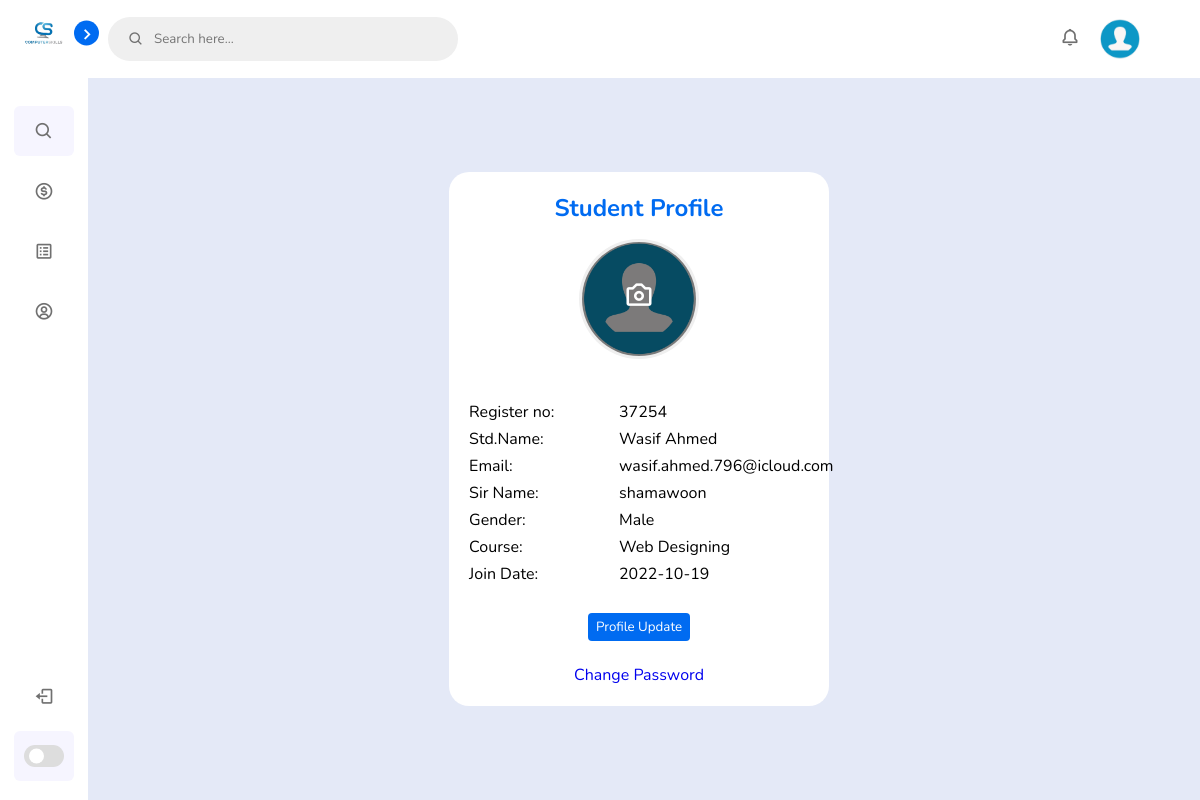
The page /studentsPanel/profile.php (signed in) on the database its author committed.
### tables this page shows
CREATE TABLE `students` (
  `id` int(11) NOT NULL,
  `reg_no` varchar(255) NOT NULL,
  `student_name` varchar(255) NOT NULL,
  `email` varchar(255) NOT NULL,
  `password` varchar(255) NOT NULL,
  `paper_password` varchar(255) NOT NULL,
  `sir_name` varchar(255) NOT NULL,
  `gender` varchar(255) NOT NULL,
  `course` varchar(255) NOT NULL,
  `status` varchar(255) NOT NULL,
  `image` varchar(255) NOT NULL,
  `date_time` varchar(255) NOT NULL DEFAULT current_timestamp()
);

### studentsPanel/profile.php (the view, shortened to what this page needs)
<?php
include_once('header.php');
$id = $_SESSION['USER_ID'];
$sql = "SELECT * FROM `students` WHERE id = '$id'";
$result = mysqli_query($con, $sql);
?>
<div class="container profile-container">
    <div class="profile-main profile-section">
        <h1>Student Profile</h1>
        <form action="partially/std_profile_update.php" method="POST" class="admin_profile_setting" enctype="multipart/form-data">
            <button type="button" class="profile-image-admin profile-img" id="custom">
                <img class="" src="../img/<?php echo $row['image'] ?>" class="img-upload" alt="profile_image">
                <span class="camera-icon"><i class='bx bx-camera'></i></span>
            </button>
            <input type="file" class="real-btn" id="real-btn" name="image" id="image" hidden><br>
            <div class="student-detail">
                <div class="detail-left">
                    <p>Register no:</p>
                    <p>Std.Name:</p>
                    <p>Email:</p>
                    <p>Sir Name:</p>
                    <p>Gender:</p>
                    <p>Course:</p>
                    <p>Join Date:</p>
                </div>
                <div class="detail-right">
                    <p class="detail"> <?php echo $row['reg_no'] ?></p>
                    <p class="detail"> <?php echo $row['student_name'] ?></p>
                    <p class="detail"><?php echo $row['email'] ?></p>
                    <p class="detail"><?php echo $row['sir_name'] ?></p>
                    <p class="detail"><?php echo $row['gender'] ?></p>
                    <p class="detail"><?php echo $row['course'] ?></p>
                    <p class="detail"> <?php echo $row['date_time'] ?></p>
                </div>
            </div>
            <div class="admin-btn-update">
                <button type="submit" name="std-update" class="std-profile-btn img-btn">Profile Update</button>
            </div>
            <div>
                <a href="#" id="change-pwd">Change Password</p>
            </div>
        </form>
    </div>
</div>
<?php
include('footer.php');
?>

### studentsPanel/header.php (shortened to what this page needs)
<?php
require 'partially/db.php';
$id = $_SESSION['USER_ID'];
$sql = "SELECT * FROM `students` WHERE id = '$id'";
$result = mysqli_query($con, $sql);
$row = mysqli_fetch_assoc($result);
?>
<!DOCTYPE html>
<html lang="en">
<head>
    <link href='https://unpkg.com/boxicons@2.1.1/css/boxicons.min.css' rel='stylesheet'>
    <link rel="stylesheet" href="../css/style.css">
</head>
<body>
    <nav class="sidebar close">
        <header>
            <div class="image-text">
                <span class="image">
                    <img src="../img/use/logo.png" alt="">
                </span>
            </div>
            <i class='bx bx-chevron-right toggle'></i>
        </header>
        <div class="menu-bar">
            <div class="menu">
                <li class="search-box">
                    <i class='bx bx-search icon'></i>
                </li>
                <ul class="menu-links">
                    <li class="nav-link">
                        <a href="fees.php">
                            <i class='bx bx-dollar-circle icon'></i>
                        </a>
                    </li>
                    <li class="nav-link">
                        <a href="admin_login.php">
                            <i class='bx bx-spreadsheet icon'></i>
                        </a>
                    </li>
                    <li class="nav-link">
                        <a href="profile.php">
                            <i class='bx bx-user-circle icon'></i>
                        </a>
                    </li>
                </ul>
            </div>
            <div class="bottom-content">
                <li class="">
                    <a href="partially/logout.php">
                        <i class='bx bx-log-out icon'></i>
                    </a>
                </li>
                <li class="mode">
                    <div class="toggle-switch">
                        <span class="switch"></span>
                    </div>
                </li>
            </div>
        </div>
    </nav>
    <section class="home">
        <div class="home-top">
            <div class="top-search">
                <i class='bx bx-search icon'></i>
                <input type="text" placeholder="Search here...">
            </div>
            <div class="profile-setting">
                <div class="profile-m profile-icon">
                    <a href="">
                        <i class='bx bx-bell icon'></i>
                    </a>
                </div>
                <div class="profile-m profile-image">
                    <a href="profile.php">
                        <img src="../img/<?php echo $row['image'] ?>" alt="image">
                    </a>
                </div>
            </div>
        </div>

### studentsPanel/footer.php (shortened to what this page needs)
</section>
<section class="main-FirstSection">
    <main class="FirstSection">
        <div class="footer-section">
            <div class="top-side">
                <div class="footer-item footer-first">
                    <div class="course-name">Address : H#571 New l block sec 11 1/2 orangi town karachi, Pakistan</div>
                    <div class="course-name">Thursday, August 05, 2021 @ 16:19PKT</div>
                </div>
                <div class="footer-item">
                    <h2>Courses</h2>
                    <div class="course-name">C.I.T Computer information technology</div>
                    <div class="course-name">D.I.T Diploma Information Technology</div>
                    <div class="course-name">Graphics Designing</div>
                    <div class="course-name">Web Developer</div>
                    <div class="course-name">Web Designing</div>
                    <div class="course-name">Amazon</div>
                    <div class="course-name">Daraz</div>
                </div>
                <div class="footer-item">
                    <h2>Contact Us</h2>
                    <div class="course-name">H#571 New l block sec 11 1/2 orangi town karachi, Pakistan</div>
                    <div class="course-name">03412275518</div>
                    <div class="course-name">info@connect.net.pk</div>
                    <div class="course-name">Developer By: Shamama-Bin-Shakil</div>
                </div>
            </div>
            <div class="bottom-side">
                <p>© 2005-<?php echo date("Y") ?> Connect Communications. All Rights Reserved</p>
            </div>
        </div>
    </main>
</section>
</body>
</html>

### rows shown on the page
students: image (picture), reg_no "37254", student_name "Wasif Ahmed", email "wasif.ahmed.796@icloud.com", sir_name "shamawoon", gender "Male", course "Web Designing", date_time "2022-10-19"
